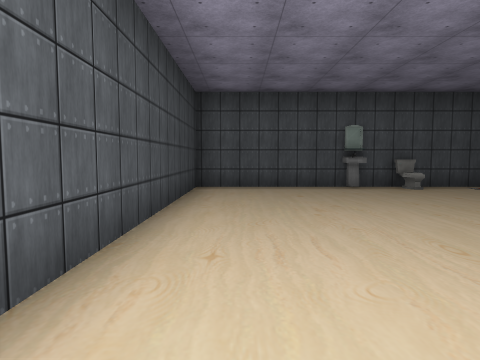
[1] (above)

19 first-person views from a walk through a 3-D level made in the Unity game engine. The camera is 1.5 m above the floor, tilts 4° down and sees 75° across. The floor is counted in squares, 2 m on a side. Each view is taken from the middle of a square. On the plan, view 1 faces up. The plan holds only what a view shows up to about 10 squares ahead; the rest is blank. The player is left out. Some surface patterns are stand-ins.

[2]
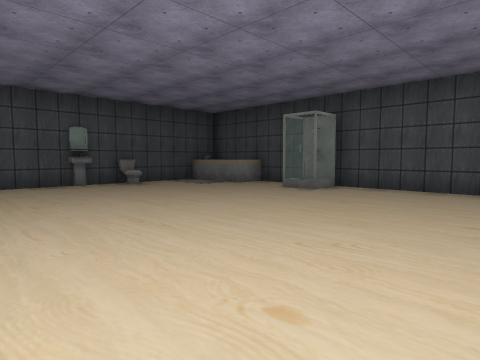

[3]
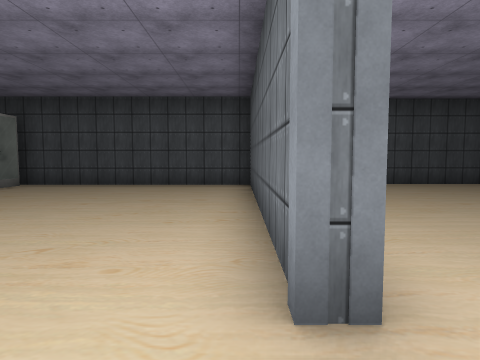

[4]
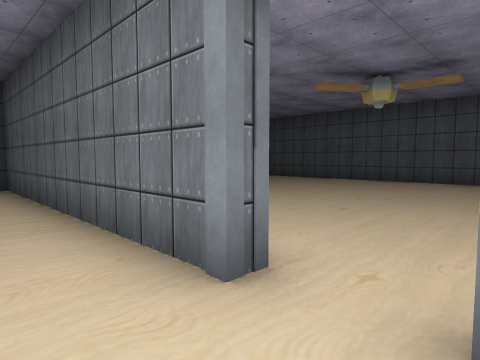

[5]
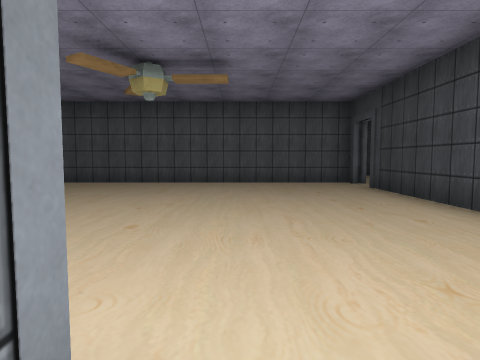

[6]
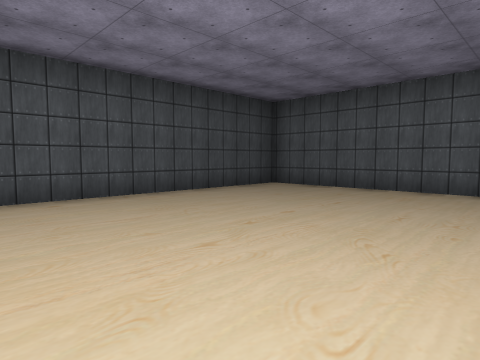

[7]
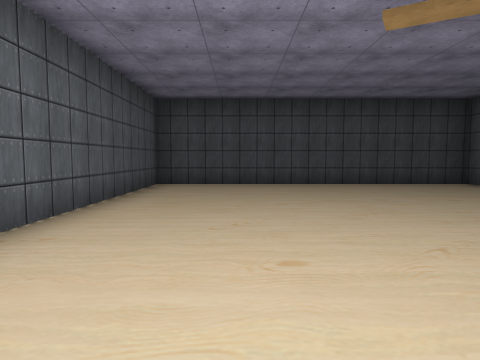

[8]
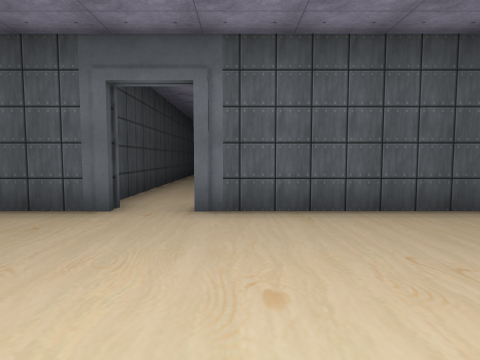

[9]
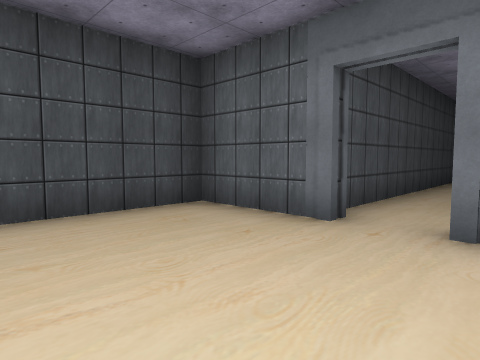

[10]
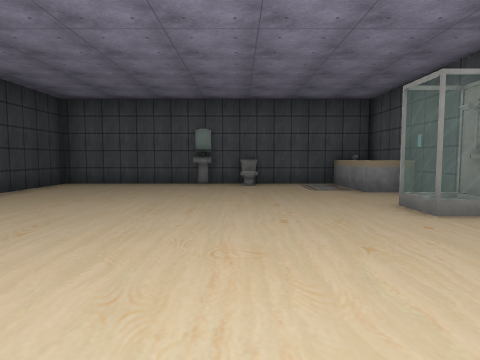

[11]
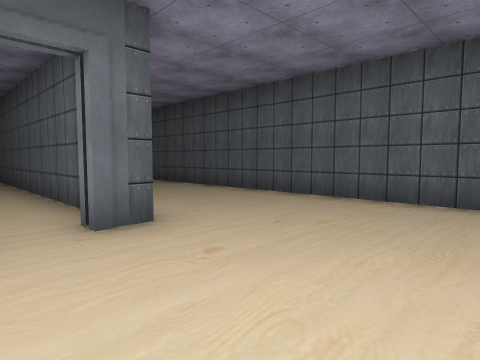

[12]
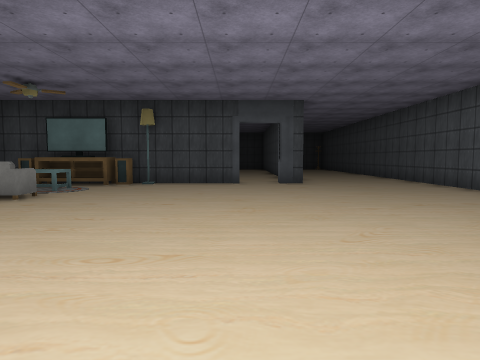

[13]
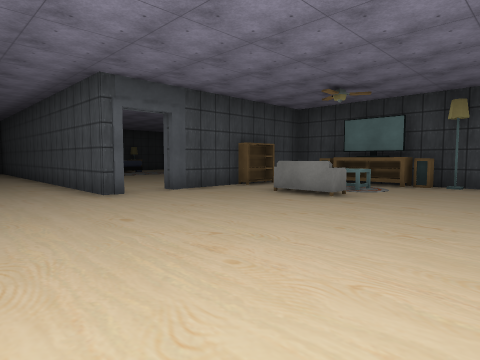

[14]
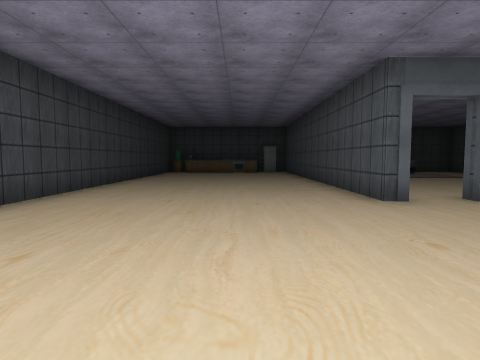

[15]
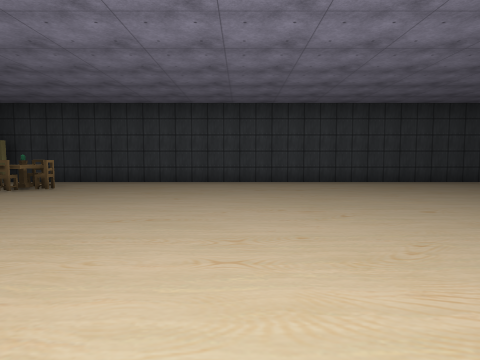

[16]
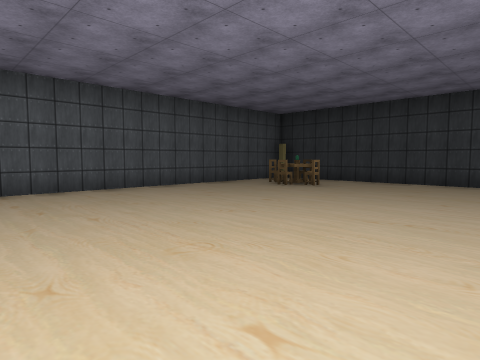

[17]
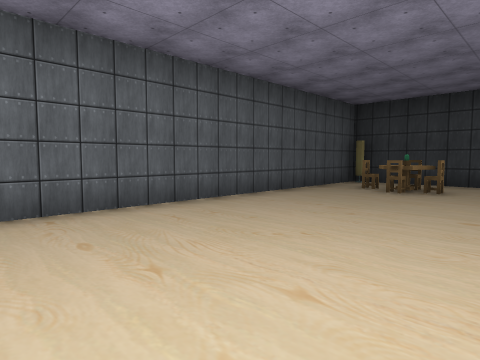

[18]
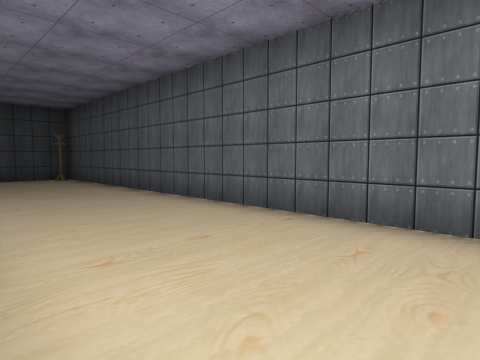

[19]
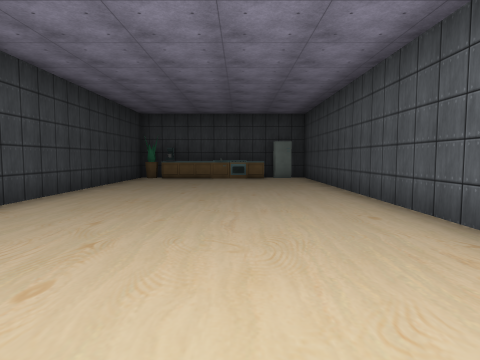

### Floor plan
Points are (right, up) in squares from view 1. A wall is a line through its corners. A room is listed if a view was taken in it or the views show most of it. See-through windows are left out.
Room 1 (views 1, 2, 3, 4, 5, 10)
walls: (0.4, -3.6) (0.4, -3.3) (7.8, -3.3) (7.8, 8.2) (4.6, 8.2); (2.4, 8.2) (-1.1, 8.2) (-1.1, -2.6); (-0.8, -3.1) (-0.8, -3.6)
ways out: opening at (0, -4) to room 2
objects: other object (3, 8); toilet (4, 8); shower (7, 3) to (7, 4); other object (7, 6); rug (7, 7); other object (7, 8)
Room 2 (views 6, 7, 8, 9)
walls: (-0.8, -3.6) (-3.4, -3.6) (-3.4, -5.6); (-3.4, -7.4) (-3.4, -11); (-2.6, -12.6) (8.1, -12.6) (8.1, -3.6) (0.4, -3.6)
ways out: opening at (0, -4) to room 1; opening at (-3, -12) to room 3; opening at (-3, -6.5) to room 3
Room 3 (views 11, 12, 13, 14, 15, 16, 17, 18, 19)
walls: (-10, -3.6) (-10.5, -3.6) (-10.5, 6); (-7.5, -3.6) (-8.9, -3.6); (-3.7, -4.6) (-3.7, -3.8); (-3.7, -11) (-3.7, -8.5); (-3.8, -12.6) (-2.6, -12.6); (-3.7, -13) (-3.7, -12.2) (-3.4, -12.2) (-3.4, -12.6); (-16.8, 6) (-16.8, -16.6) (6.6, -16.6); (8.1, -15.1) (8.1, -14.5)
ways out: opening at (-3, -12) to room 2; opening at (-3, -6.5) to room 2
objects: chair (-15, -15); chair (-15, -14); chair (-14, -14); sofa (-7, -7) to (-7, -6); bookshelf (-7, -4) to (-5, -4); table (-6, -7) to (-6, -6); speaker (-4, -8); TV (-4, -7) to (-4, -6); speaker (-4, -5)

Positions as (right, up) in squares from view 1, and headings:
1: (0, 0), facing up
2: (0, -1), facing up-right
3: (-1, -3), facing right
4: (-1, -2), facing down-right
5: (0, -3), facing down
6: (2, -5), facing down-right
7: (-1, -6), facing right
8: (1, -8), facing up
9: (1, -7), facing up-left
10: (4, -1), facing up
11: (-7, -11), facing down-right
12: (-13, -11), facing right
13: (-13, -10), facing up-right
14: (-13, -9), facing up
15: (-7, -9), facing left
16: (-7, -9), facing down-left
17: (-7, -12), facing down-left
18: (-4, -13), facing down-right
19: (-13, -4), facing up
